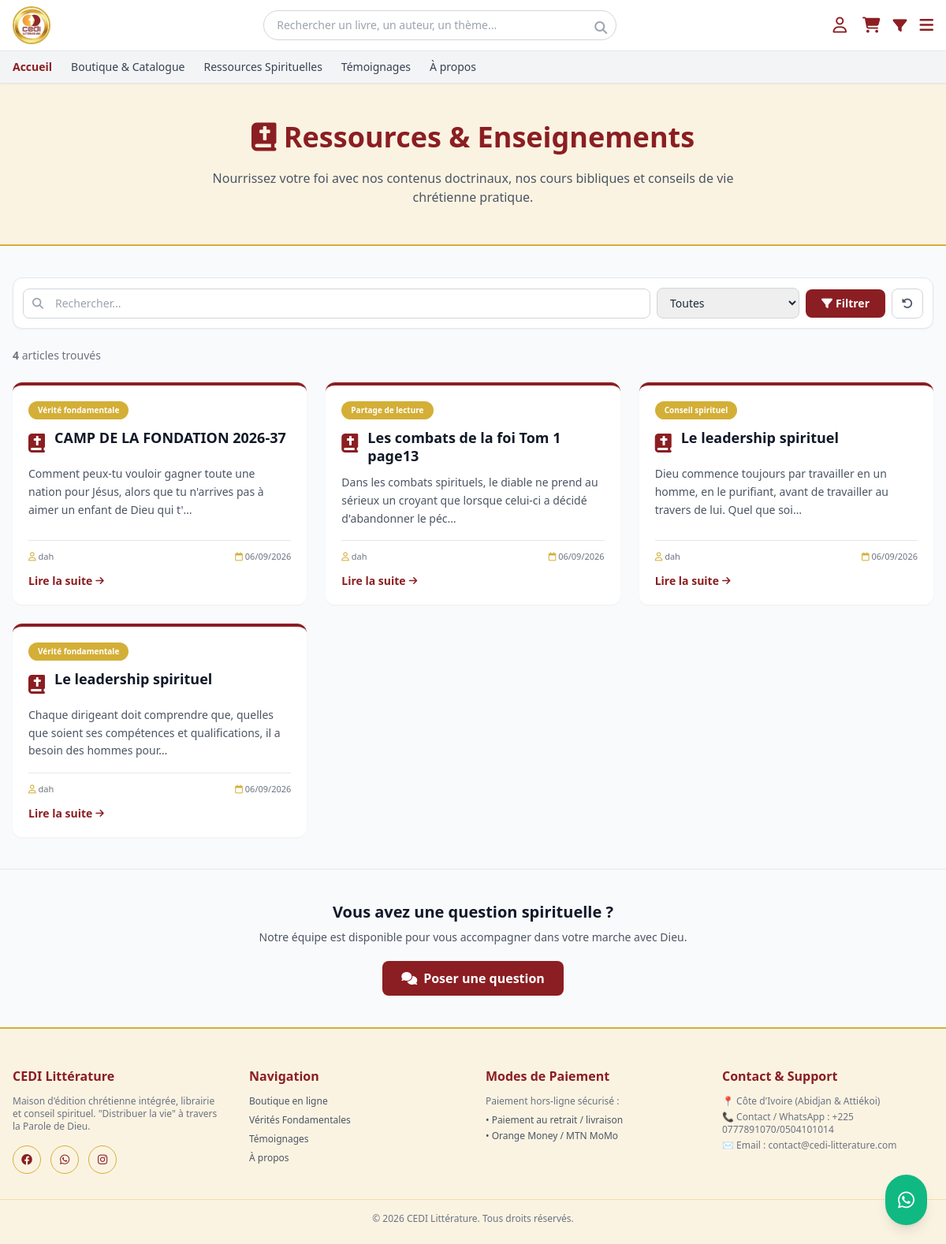
Page /ressources/ on the committed database.
### appcedi/models.py (models this page shows, shortened)
class ArticleBlog(models.Model):
    CATEGORIES = (('enseignement', 'Enseignement BM'), ('verite_fondamentale', 'Vérité fondamentale'), ('conseil', 'Conseil spirituel'), ('partage', 'Partage de lecture'))
    titre = models.CharField(max_length=255)
    contenu = models.TextField()
    auteur = models.ForeignKey(User, on_delete=models.CASCADE)
    date_publication = models.DateTimeField(default=timezone.now)
    categorie_article = models.CharField(max_length=30, choices=CATEGORIES)
    statut = models.CharField(max_length=20, choices=[('brouillon', 'Brouillon'), ('publie', 'Publié')], default='brouillon')

### appcedi/views.py (the view)
# urls.py: path('ressources/', views.liste_ressources, name='liste_ressources'),
def liste_ressources(request):
    articles = ArticleBlog.objects.filter(statut='publie').order_by('-date_publication')
    q = request.GET.get('q')
    if q:
        articles = articles.filter(
            Q(titre__icontains=q) | Q(contenu__icontains=q)
        )
    cat = request.GET.get('categorie')
    if cat:
        articles = articles.filter(categorie_article=cat)
    paginator = Paginator(articles, 9)
    page_number = request.GET.get('page')
    page_obj = paginator.get_page(page_number)
    categories = ArticleBlog.CATEGORIES
    context = {
        'page_obj': page_obj,
        'categories': categories,
        'q': q,
        'cat_selectionnee': cat,
        'total_articles': articles.count(),
    }
    return render(request, 'appcedi/ressources.html', context)

### appcedi/context_processors.py (called while the page is built)
def panier_context(request):
    panier = None
    nombre_articles = 0
    souhaits_ids = []
    if request.user.is_authenticated:
        try:
            panier = Panier.objects.get(utilisateur=request.user)
        except Panier.DoesNotExist:
            pass
        souhaits_ids = list(ListeSouhaits.objects.filter(utilisateur=request.user).values_list('produit_id', flat=True))
    else:
        session_key = request.session.session_key
        if session_key:
            try:
                panier = Panier.objects.get(session_id=session_key)
            except Panier.DoesNotExist:
                pass
    if panier:
        nombre_articles = sum(article.quantite for article in panier.articles.all())
    return {
        'nombre_articles_panier': nombre_articles,
        'categories_menu': Categorie.objects.all(),
        'souhaits_ids': souhaits_ids, # 👈 Ajouté ici
    }

### templates/appcedi/ressources.html (shortened to what this page needs)
{% extends 'appcedi/base.html' %}
{% block content %}
<section class="bg-cediCream py-12 px-4 border-b-2 border-cediGold">
    <div class="max-w-7xl mx-auto text-center">
        <h1 class="text-3xl md:text-4xl font-extrabold text-cediRed mb-2">  <i class="fa-solid fa-book-bible text-4xl text-cediRed mb-3"></i>  Ressources & Enseignements</h1>
        <p class="text-sm md:text-base text-gray-600 max-w-2xl mx-auto">
            Nourrissez votre foi avec nos contenus doctrinaux, nos cours bibliques et conseils de vie chrétienne pratique.
        </p>
    </div>
</section>
<section class="py-10 px-4">
    <div class="max-w-7xl mx-auto">
<form method="get" class="mb-6">
    <div class="bg-white rounded-xl shadow-sm border border-gray-200 p-2 sm:p-3 flex flex-nowrap gap-1 sm:gap-2 items-center overflow-x-auto">
        <div class="relative flex-1 min-w-0">
            <i class="fa-solid fa-magnifying-glass absolute left-2 sm:left-3 top-1/2 -translate-y-1/2 text-gray-400 text-xs sm:text-sm"></i>
            <input type="text" name="q" value="{{ q|default:'' }}" placeholder="Rechercher..."
                   class="w-full pl-7 sm:pl-10 pr-2 sm:pr-4 py-2 border border-gray-300 rounded-lg text-xs sm:text-sm focus:outline-none focus:border-cediRed">
        </div>
        <select name="categorie" class="border border-gray-300 rounded-lg px-1.5 sm:px-3 py-2 text-xs sm:text-sm focus:outline-none focus:border-cediRed shrink-0 max-w-[110px] sm:max-w-none">
            <option value="">Toutes</option>
        </select>
        <button type="submit" class="bg-cediRed hover:bg-cediRedDark text-white text-xs sm:text-sm font-bold py-2 px-2 sm:px-5 rounded-lg transition shrink-0 flex items-center gap-1">
            <i class="fa-solid fa-filter"></i> <span class="hidden sm:inline">Filtrer</span>
        </button>
        <a href="{% url 'liste_ressources' %}" class="border border-gray-300 rounded-lg text-gray-600 hover:bg-gray-50 transition shrink-0 flex items-center justify-center py-2 px-2 sm:px-3" title="Réinitialiser">
            <i class="fa-solid fa-rotate-left text-xs sm:text-sm"></i>
        </a>
    </div>
</form>
        <p class="text-sm text-gray-500 mb-6">
            <strong>{{ total_articles }}</strong> article{{ total_articles|pluralize }} trouvé{{ total_articles|pluralize }}
        </p>
        {% if page_obj %}
        <div class="grid grid-cols-1 sm:grid-cols-2 lg:grid-cols-3 gap-6">
            {% for article in page_obj %}
            <div class="bg-white rounded-xl shadow-sm border-t-4 border-cediRed overflow-hidden card-lift flex flex-col">
                <div class="p-5 flex flex-col flex-1">
                    <span class="inline-block self-start bg-cediGold text-white text-[10px] font-bold px-3 py-1 rounded-full mb-3">
                        {{ article.get_categorie_article_display }}
                    </span>
                    <div class="flex items-start gap-3 mb-3">
                        <i class="fa-solid fa-book-bible text-2xl text-cediRed shrink-0 mt-0.5"></i>
                        <h3 class="font-bold text-lg text-gray-900 leading-tight">
                            {{ article.titre|truncatechars:60 }}
                        </h3>
                    </div>
                    <p class="text-sm text-gray-600 mb-4 leading-relaxed flex-1">
                        {{ article.contenu|truncatechars:120|striptags }}
                    </p>
                    <div class="flex items-center justify-between text-[11px] text-gray-500 border-t pt-3 mb-3">
                        <span><i class="fa-regular fa-user text-cediGold"></i> {{ article.auteur.username }}</span>
                        <span><i class="fa-regular fa-calendar text-cediGold"></i> {{ article.date_publication|date:"d/m/Y" }}</span>
                    </div>
                    <a href="{% url 'article_detail' article.id %}" class="text-cediRed font-bold text-sm hover:underline inline-flex items-center gap-1">
                        Lire la suite <i class="fa-solid fa-arrow-right text-xs"></i>
                    </a>
                </div>
            </div>
            {% endfor %}
        </div>
        {% endif %}
    </div>
</section>
<section class="py-10 px-4 bg-gray-50 border-t border-gray-200">
    <div class="max-w-3xl mx-auto text-center">
        <h3 class="text-xl font-bold text-gray-900 mb-2">Vous avez une question spirituelle ?</h3>
        <p class="text-sm text-gray-600 mb-5">Notre équipe est disponible pour vous accompagner dans votre marche avec Dieu.</p>
        <a href="{% url 'accueil' %}#conseils" class="inline-flex items-center gap-2 bg-cediRed hover:bg-cediRedDark text-white font-bold py-2.5 px-6 rounded-lg transition">
            <i class="fa-solid fa-comments"></i> Poser une question
        </a>
    </div>
</section>
{% endblock %}

### templates/appcedi/base.html (style rules this page uses)
.card-lift { transition: transform .25s ease, box-shadow .25s ease; }

### rows in the picture
ArticleBlog: categorie_article "Vérité fondamentale", titre "CAMP DE LA FONDATION 2026-37", contenu "Comment peux-tu vouloir gagner toute une nation pour Jésus, alors que tu n'arrives pas à aimer un enfant de Dieu qui t'…", auteur.username "dah", date_publication "06/09/2026"
ArticleBlog: categorie_article "Partage de lecture", titre "Les combats de la foi Tom 1 page13", contenu "Dans les combats spirituels, le diable ne prend au sérieux un croyant que lorsque celui-ci a décidé d'abandonner le péc…", auteur.username "dah", date_publication "06/09/2026"
ArticleBlog: categorie_article "Conseil spirituel", titre "Le leadership spirituel", contenu "Dieu commence toujours par travailler en un homme, en le purifiant, avant de travailler au travers de lui. Quel que soi…", auteur.username "dah", date_publication "06/09/2026"
ArticleBlog: categorie_article "Vérité fondamentale", titre "Le leadership spirituel", contenu "Chaque dirigeant doit comprendre que, quelles que soient ses compétences et qualifications, il a besoin des hommes pour…", auteur.username "dah", date_publication "06/09/2026"

### other values in the picture
{{ total_articles }} "4"
